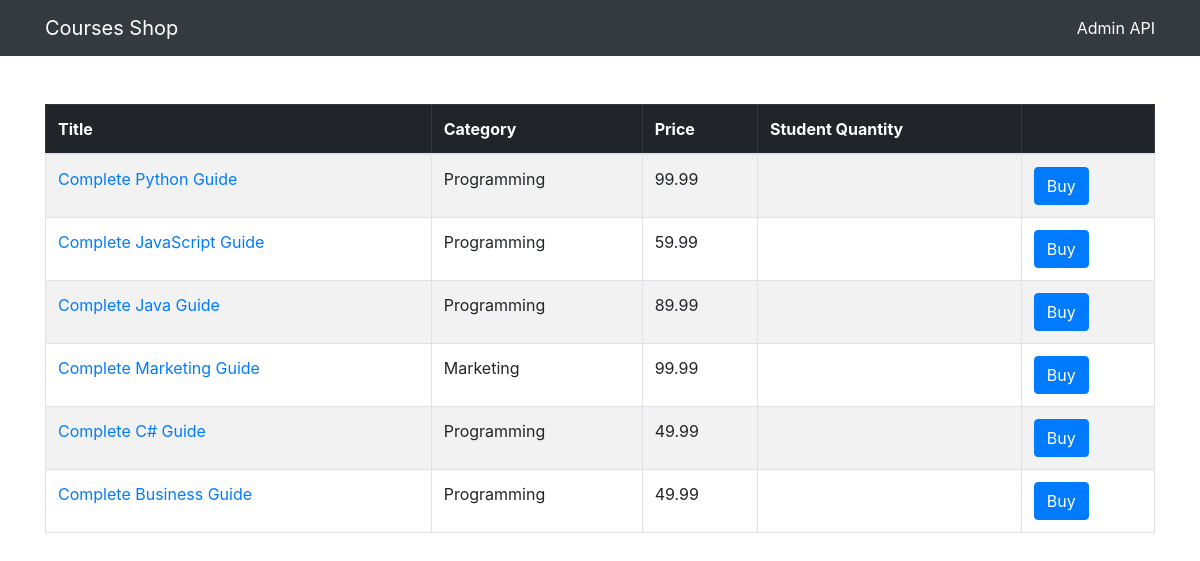
The page / on the database its author committed.
### shop/models.py (models this page shows, shortened)
class Course(models.Model):
    title = models.CharField(max_length=300) #  Название курса
    price = models.FloatField() # Цена курса (число с плавающей точкой)
    student_qty = models.IntegerField() # Количество сутдентов (целое число)
    reviews_qty = models.IntegerField() # Колоичество отзывов (целое число)
    category = models.ForeignKey(Category, on_delete=models.CASCADE) # ключ из другой таблицы
    created_at = models.DateTimeField(default=timezone.now) # Поле будет создоваться автоматический

class Category(models.Model):
    title = models.CharField(max_length = 255) # Поле заголовок
    created_at = models.DateTimeField(default=timezone.now) # Поле будет создоваться автоматический
    def __str__(self):
        return self.title

### shop/views.py (the view)
# urls.py: path('', include(api.urls), name = 'index')
def index(request):
    courses = Course.objects.all()
    return render(request, 'shop/courses.html', {'courses': courses})

### templates/shop/courses.html (shortened to what this page needs)
{% extends "base.html" %}
{% block content %}
<table class="table mt-5 table-bordered table-striped table-hover">
    <thead class="table-dark">
        <tr>
            <th>Title</th>
            <th>Category</th>
            <th>Price</th>
            <th>Student Quantity</th>
            <th></th>
        </tr>
    </thead>
    <tbody>
        {% for course in courses %}
        <tr>
            <td>
                <a href={% url "shop:single_course" course.id %}>{{ course.title}}</a>
            </td>
            <td>{{ course.category }}</td>
            <td>{{ course.price }}</td>
            <td>{{ course.students_qty }}</td>
            <td><button class="btn btn-primary">Buy</button></td>
        </tr>
        {% endfor %}
    </tbody>
</table>
{% endblock %}

### templates/base.html (shortened to what this page needs)
<!DOCTYPE html>
<html lang="en">
<head>
    <link rel="stylesheet" href="https://cdn.jsdelivr.net/npm/bootstrap@4.0.0/dist/css/bootstrap.min.css">
</head>
<body>
    <nav class="navbar navbar-dark bg-dark">
        <div class="container">
            <a href={% url "shop:index" %} class="navbar-brand">Courses Shop</a>
            <span class="navbar-text">
                <a href="/admin/" class="me-2" target="_blank">Admin</a>
                <a href="/api/v1" target="_blank">API</a>
            </span>
        </div>
    </nav>
    <main class="container">
        {% block content %}
        {% endblock %}
    </main>
</body>
</html>

### rows shown on the page
Course: title "Complete Python Guide", category "Programming", price "99.99"
Course: title "Complete JavaScript Guide", category "Programming", price "59.99"
Course: title "Complete Java Guide", category "Programming", price "89.99"
Course: title "Complete Marketing Guide", category "Marketing", price "99.99"
Course: title "Complete C# Guide", category "Programming", price "49.99"
Course: title "Complete Business Guide", category "Programming", price "49.99"
